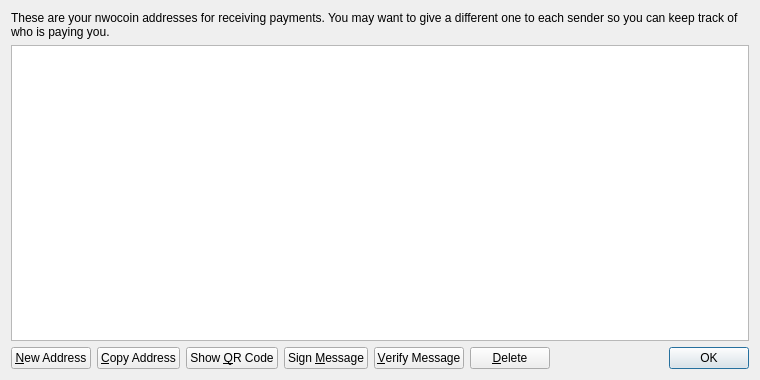
<?xml version="1.0" encoding="UTF-8"?>
<ui version="4.0">
 <class>AddressBookPage</class>
 <widget class="QWidget" name="AddressBookPage">
  <property name="geometry">
   <rect>
    <x>0</x>
    <y>0</y>
    <width>760</width>
    <height>380</height>
   </rect>
  </property>
  <property name="windowTitle">
   <string>Address Book</string>
  </property>
  <layout class="QVBoxLayout" name="verticalLayout">
   <item>
    <widget class="QLabel" name="labelExplanation">
     <property name="text">
      <string>These are your nwocoin addresses for receiving payments. You may want to give a different one to each sender so you can keep track of who is paying you.</string>
     </property>
     <property name="textFormat">
      <enum>Qt::PlainText</enum>
     </property>
     <property name="wordWrap">
      <bool>true</bool>
     </property>
    </widget>
   </item>
   <item>
    <widget class="QTableView" name="tableView">
     <property name="contextMenuPolicy">
      <enum>Qt::CustomContextMenu</enum>
     </property>
     <property name="toolTip">
      <string>Double-click to edit address or label</string>
     </property>
     <property name="tabKeyNavigation">
      <bool>false</bool>
     </property>
     <property name="alternatingRowColors">
      <bool>true</bool>
     </property>
     <property name="selectionMode">
      <enum>QAbstractItemView::SingleSelection</enum>
     </property>
     <property name="selectionBehavior">
      <enum>QAbstractItemView::SelectRows</enum>
     </property>
     <property name="sortingEnabled">
      <bool>true</bool>
     </property>
     <attribute name="verticalHeaderVisible">
      <bool>false</bool>
     </attribute>
    </widget>
   </item>
   <item>
    <layout class="QHBoxLayout" name="horizontalLayout">
     <item>
      <widget class="QPushButton" name="newAddressButton">
       <property name="toolTip">
        <string>Create a new address</string>
       </property>
       <property name="text">
        <string>&amp;New Address</string>
       </property>
       <property name="icon">
        <iconset resource="../bitcoin.qrc">
         <normaloff>:/icons/add</normaloff>:/icons/add</iconset>
       </property>
      </widget>
     </item>
     <item>
      <widget class="QPushButton" name="copyToClipboard">
       <property name="toolTip">
        <string>Copy the currently selected address to the system clipboard</string>
       </property>
       <property name="text">
        <string>&amp;Copy Address</string>
       </property>
       <property name="icon">
        <iconset resource="../bitcoin.qrc">
         <normaloff>:/icons/editcopy</normaloff>:/icons/editcopy</iconset>
       </property>
      </widget>
     </item>
     <item>
      <widget class="QPushButton" name="showQRCode">
       <property name="text">
        <string>Show &amp;QR Code</string>
       </property>
       <property name="icon">
        <iconset resource="../bitcoin.qrc">
         <normaloff>:/icons/qrcode</normaloff>:/icons/qrcode</iconset>
       </property>
      </widget>
     </item>
     <item>
      <widget class="QPushButton" name="signMessage">
       <property name="toolTip">
        <string>Sign a message to prove you own a nwocoin address</string>
       </property>
       <property name="text">
        <string>Sign &amp;Message</string>
       </property>
       <property name="icon">
        <iconset resource="../bitcoin.qrc">
         <normaloff>:/icons/edit</normaloff>:/icons/edit</iconset>
       </property>
      </widget>
     </item>
     <item>
      <widget class="QPushButton" name="verifyMessage">
       <property name="toolTip">
        <string>Verify a message to ensure it was signed with a specified nwocoin address</string>
       </property>
       <property name="text">
        <string>&amp;Verify Message</string>
       </property>
       <property name="icon">
        <iconset resource="../bitcoin.qrc">
         <normaloff>:/icons/transaction_0</normaloff>:/icons/transaction_0</iconset>
       </property>
      </widget>
     </item>
     <item>
      <widget class="QPushButton" name="deleteButton">
       <property name="toolTip">
        <string>Delete the currently selected address from the list</string>
       </property>
       <property name="text">
        <string>&amp;Delete</string>
       </property>
       <property name="icon">
        <iconset resource="../bitcoin.qrc">
         <normaloff>:/icons/remove</normaloff>:/icons/remove</iconset>
       </property>
      </widget>
     </item>
     <item>
      <spacer name="horizontalSpacer">
       <property name="orientation">
        <enum>Qt::Horizontal</enum>
       </property>
       <property name="sizeHint" stdset="0">
        <size>
         <width>40</width>
         <height>20</height>
        </size>
       </property>
      </spacer>
     </item>
     <item>
      <widget class="QDialogButtonBox" name="buttonBox">
       <property name="sizePolicy">
        <sizepolicy hsizetype="Maximum" vsizetype="Fixed">
         <horstretch>0</horstretch>
         <verstretch>0</verstretch>
        </sizepolicy>
       </property>
       <property name="standardButtons">
        <set>QDialogButtonBox::Ok</set>
       </property>
      </widget>
     </item>
    </layout>
   </item>
  </layout>
 </widget>
 <resources>
  <include location="../bitcoin.qrc"/>
 </resources>
 <connections/>
</ui>
